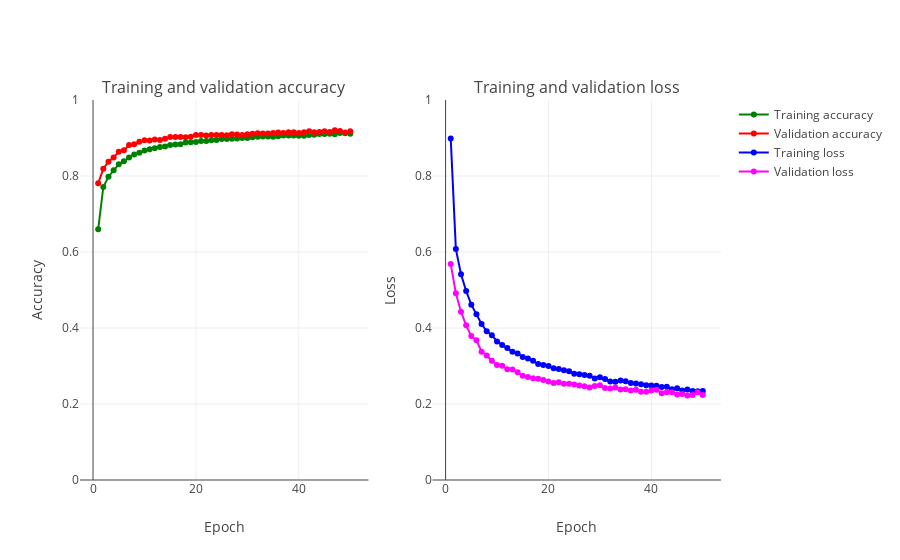

Notebook source saved alongside this figure:
### Markdown cell above
## Model with added droupout evaluation

After adding the Dropout layers, the validation accuracy and validation loss are much better. Let's check now the prediction for the test set.

Let's re-evaluate the test prediction accuracy with the new model.

### Code cell
plot_accuracy_and_loss(train_model)

score = model.evaluate(X_test, y_test, verbose=0)
print('Test loss:', score[0])
print('Test accuracy:', score[1])

### Figure 1 — Plotly figure (JSON) as saved in the notebook; plotly's stock layout.template omitted (floating-point values rounded to 4 significant figures)
{"data": [{"marker": {"color": "Green"}, "mode": "markers+lines", "name": "Training accuracy", "text": ["1", "2", "3", "4", "5", "6", "7", "8", "9", "10", "11", "12", "13", "14", "15", "16", "17", "18", "19", "20", "21", "22", "23", "24", "25", "26", "27", "28", "29", "30", "31", "32", "33", "34", "35", "36", "37", "38", "39", "40", "41", "42", "43", "44", "45", "46", "47", "48", "49", "50"], "type": "scatter", "uid": "86805096-4cf2-11ea-b1c4-39b7094d46f5", "x": [1, 2, 3, 4, 5, 6, 7, 8, 9, 10, 11, 12, 13, 14, 15, 16, 17, 18, 19, 20, 21, 22, 23, 24, 25, 26, 27, 28, 29, 30, 31, 32, 33, 34, 35, 36, 37, 38, 39, 40, 41, 42, 43, 44, 45, 46, 47, 48, 49, 50], "xaxis": "x", "y": [0.6595, 0.7711, 0.7981, 0.8149, 0.8309, 0.8385, 0.8488, 0.8564, 0.8609, 0.867, 0.8704, 0.8729, 0.8762, 0.8779, 0.8815, 0.8829, 0.8837, 0.888, 0.8889, 0.8892, 0.8918, 0.8919, 0.894, 0.8946, 0.8976, 0.8973, 0.8981, 0.8989, 0.9002, 0.9003, 0.9018, 0.9033, 0.9039, 0.9041, 0.9032, 0.9047, 0.9064, 0.9066, 0.9063, 0.9062, 0.9061, 0.9081, 0.9084, 0.9104, 0.9103, 0.9115, 0.9098, 0.9129, 0.9126, 0.9114], "yaxis": "y"}, {"marker": {"color": "Red"}, "mode": "markers+lines", "name": "Validation accuracy", "text": ["1", "2", "3", "4", "5", "6", "7", "8", "9", "10", "11", "12", "13", "14", "15", "16", "17", "18", "19", "20", "21", "22", "23", "24", "25", "26", "27", "28", "29", "30", "31", "32", "33", "34", "35", "36", "37", "38", "39", "40", "41", "42", "43", "44", "45", "46", "47", "48", "49", "50"], "type": "scatter", "uid": "86812174-4cf2-11ea-b1c4-39b7094d46f5", "x": [1, 2, 3, 4, 5, 6, 7, 8, 9, 10, 11, 12, 13, 14, 15, 16, 17, 18, 19, 20, 21, 22, 23, 24, 25, 26, 27, 28, 29, 30, 31, 32, 33, 34, 35, 36, 37, 38, 39, 40, 41, 42, 43, 44, 45, 46, 47, 48, 49, 50], "xaxis": "x", "y": [0.7807, 0.8192, 0.8377, 0.849, 0.8636, 0.8676, 0.8814, 0.8838, 0.8904, 0.894, 0.8933, 0.8961, 0.8948, 0.8979, 0.9027, 0.9029, 0.9029, 0.902, 0.9036, 0.9077, 0.9081, 0.9068, 0.9078, 0.9076, 0.9076, 0.9073, 0.9098, 0.9095, 0.908, 0.9096, 0.9113, 0.9124, 0.9122, 0.9117, 0.9129, 0.9148, 0.9128, 0.9154, 0.9149, 0.9131, 0.9152, 0.9179, 0.9153, 0.9161, 0.9181, 0.9159, 0.9202, 0.9184, 0.9143, 0.9178], "yaxis": "y"}, {"marker": {"color": "Blue"}, "mode": "markers+lines", "name": "Training loss", "text": ["1", "2", "3", "4", "5", "6", "7", "8", "9", "10", "11", "12", "13", "14", "15", "16", "17", "18", "19", "20", "21", "22", "23", "24", "25", "26", "27", "28", "29", "30", "31", "32", "33", "34", "35", "36", "37", "38", "39", "40", "41", "42", "43", "44", "45", "46", "47", "48", "49", "50"], "type": "scatter", "uid": "8681ea1e-4cf2-11ea-b1c4-39b7094d46f5", "x": [1, 2, 3, 4, 5, 6, 7, 8, 9, 10, 11, 12, 13, 14, 15, 16, 17, 18, 19, 20, 21, 22, 23, 24, 25, 26, 27, 28, 29, 30, 31, 32, 33, 34, 35, 36, 37, 38, 39, 40, 41, 42, 43, 44, 45, 46, 47, 48, 49, 50], "xaxis": "x2", "y": [0.8989, 0.6076, 0.5415, 0.4973, 0.4615, 0.4359, 0.4105, 0.3915, 0.381, 0.3647, 0.3553, 0.3471, 0.3374, 0.3329, 0.3237, 0.32, 0.3138, 0.3053, 0.3025, 0.3002, 0.2944, 0.292, 0.2885, 0.2864, 0.2799, 0.2784, 0.2762, 0.2742, 0.2674, 0.2703, 0.2655, 0.2594, 0.2585, 0.2617, 0.2597, 0.2552, 0.2538, 0.2519, 0.2495, 0.2485, 0.2481, 0.2445, 0.2452, 0.2386, 0.2417, 0.2352, 0.2384, 0.234, 0.2337, 0.2341], "yaxis": "y2"}, {"marker": {"color": "Magenta"}, "mode": "markers+lines", "name": "Validation loss", "text": ["1", "2", "3", "4", "5", "6", "7", "8", "9", "10", "11", "12", "13", "14", "15", "16", "17", "18", "19", "20", "21", "22", "23", "24", "25", "26", "27", "28", "29", "30", "31", "32", "33", "34", "35", "36", "37", "38", "39", "40", "41", "42", "43", "44", "45", "46", "47", "48", "49", "50"], "type": "scatter", "uid": "8682cf06-4cf2-11ea-b1c4-39b7094d46f5", "x": [1, 2, 3, 4, 5, 6, 7, 8, 9, 10, 11, 12, 13, 14, 15, 16, 17, 18, 19, 20, 21, 22, 23, 24, 25, 26, 27, 28, 29, 30, 31, 32, 33, 34, 35, 36, 37, 38, 39, 40, 41, 42, 43, 44, 45, 46, 47, 48, 49, 50], "xaxis": "x2", "y": [0.5683, 0.4915, 0.443, 0.407, 0.3787, 0.3678, 0.3376, 0.3276, 0.314, 0.3026, 0.3006, 0.2913, 0.2907, 0.2832, 0.2742, 0.2712, 0.2675, 0.2664, 0.2633, 0.2593, 0.2554, 0.2575, 0.253, 0.2531, 0.2514, 0.2485, 0.247, 0.2435, 0.2475, 0.249, 0.2419, 0.2405, 0.2433, 0.2379, 0.2386, 0.2356, 0.2373, 0.2324, 0.232, 0.2358, 0.2377, 0.2284, 0.2309, 0.2312, 0.225, 0.2264, 0.2221, 0.2238, 0.231, 0.2239], "yaxis": "y2"}], "layout": {"annotations": [{"font": {"size": 16}, "showarrow": false, "text": "Training and validation accuracy", "x": 0.225, "xanchor": "center", "xref": "paper", "y": 1.0, "yanchor": "bottom", "yref": "paper"}, {"font": {"size": 16}, "showarrow": false, "text": "Training and validation loss", "x": 0.775, "xanchor": "center", "xref": "paper", "y": 1.0, "yanchor": "bottom", "yref": "paper"}], "xaxis": {"anchor": "y", "domain": [0.0, 0.45], "title": "Epoch"}, "xaxis2": {"anchor": "y2", "domain": [0.55, 1.0], "title": "Epoch"}, "yaxis": {"anchor": "x", "domain": [0.0, 1.0], "range": [0, 1], "title": "Accuracy"}, "yaxis2": {"anchor": "x2", "domain": [0.0, 1.0], "range": [0, 1], "title": "Loss"}}}
